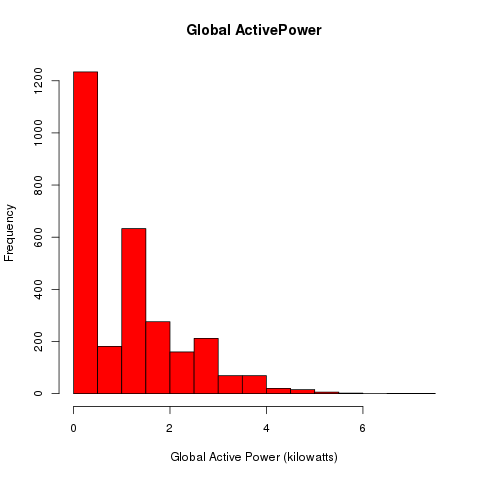

Source code (R):
source("getData.R")
plot1 <- function(){
  table <- getData() # returns a table for the two days of interest
  
  hist(table[[3]],
    main = "Global ActivePower",
    xlab = "Global Active Power (kilowatts)",
    col = 'red'
  )
}


# create png file
png(file="plot1.png")
plot1()
dev.off()  